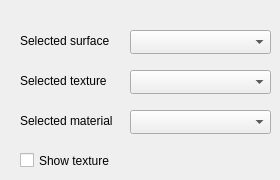
   <widget class="QWidget" name="tab">
    <property name="focusPolicy">
     <enum>Qt::WheelFocus</enum>
    </property>
    <attribute name="title">
     <string>Lab4</string>
    </attribute>
    <widget class="QComboBox" name="selectedSurface">
     <property name="geometry">
      <rect>
       <x>130</x>
       <y>30</y>
       <width>141</width>
       <height>24</height>
      </rect>
     </property>
    </widget>
    <widget class="QLabel" name="label_19">
     <property name="geometry">
      <rect>
       <x>20</x>
       <y>30</y>
       <width>101</width>
       <height>21</height>
      </rect>
     </property>
     <property name="text">
      <string>Selected surface</string>
     </property>
    </widget>
    <widget class="QComboBox" name="selectedTexture">
     <property name="geometry">
      <rect>
       <x>130</x>
       <y>70</y>
       <width>141</width>
       <height>24</height>
      </rect>
     </property>
    </widget>
    <widget class="QComboBox" name="selectedMaterial">
     <property name="geometry">
      <rect>
       <x>130</x>
       <y>110</y>
       <width>141</width>
       <height>24</height>
      </rect>
     </property>
    </widget>
    <widget class="QLabel" name="label_20">
     <property name="geometry">
      <rect>
       <x>20</x>
       <y>70</y>
       <width>101</width>
       <height>21</height>
      </rect>
     </property>
     <property name="text">
      <string>Selected texture</string>
     </property>
    </widget>
    <widget class="QLabel" name="label_21">
     <property name="geometry">
      <rect>
       <x>20</x>
       <y>110</y>
       <width>111</width>
       <height>21</height>
      </rect>
     </property>
     <property name="text">
      <string>Selected material</string>
     </property>
    </widget>
    <widget class="QCheckBox" name="showTexture">
     <property name="geometry">
      <rect>
       <x>20</x>
       <y>150</y>
       <width>161</width>
       <height>21</height>
      </rect>
     </property>
     <property name="text">
      <string>Show texture</string>
     </property>
    </widget>
   </widget>
